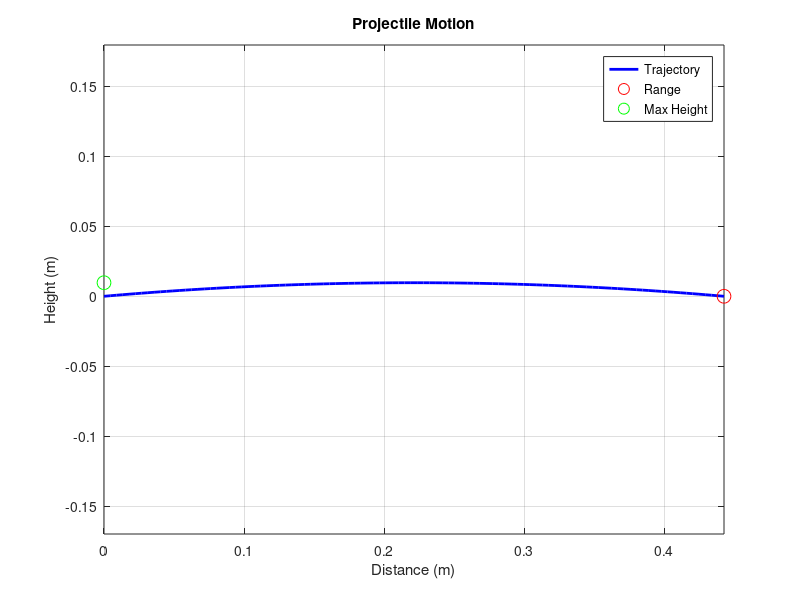

MATLAB code for this plot:
% Projectile Motion Simulation with User Input
clear; clc; close all;

% Constants
g = 9.81; % gravitational acceleration (m/s^2)

% Inputs from user
initial_velocity = input('Enter the initial velocity (m/s): '); % initial velocity in m/s
launch_angle = input('Enter the launch angle (degrees): '); % launch angle in degrees

% Convert angle to radians
theta = deg2rad(launch_angle);

% Time of flight
t_flight = (2 * initial_velocity * sin(theta)) / g;

% Time vector
t = linspace(0, t_flight, 100);

% Calculate x and y positions
x = initial_velocity * cos(theta) * t; % horizontal position
y = initial_velocity * sin(theta) * t - (0.5 * g * t.^2); % vertical position

% Calculate range and maximum height
range = x(end);
max_height = (initial_velocity^2 * sin(theta)^2) / (2 * g);

% Plot trajectory
figure;
plot(x, y, 'b-', 'LineWidth', 2);
hold on;
plot(range, 0, 'ro', 'MarkerSize', 10, 'DisplayName', 'Range');
plot(0, max_height, 'go', 'MarkerSize', 10, 'DisplayName', 'Max Height');
xlabel('Distance (m)');
ylabel('Height (m)');
title('Projectile Motion');
legend('Trajectory', 'Range', 'Max Height');
grid on;
axis equal;
hold off;

% Display Range and Maximum Height
fprintf('Range: %.2f m\n', range);
fprintf('Maximum Height: %.2f m\n', max_height);